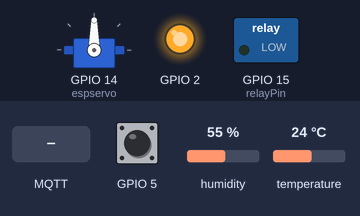
Bench run of a sketch on a simulated ESP8266 (NodeMCU). Parts: servo, switched loads named in the sketch (green lamp = pin HIGH), output pins drawn as LEDs (lit = HIGH). The inputs (shaded band) are chosen by the test bench; at power-on: GPIO 5 HIGH, humidity 55 %, temperature 24 °C. WiFi joins after 1.5 s; servers stay silent unless stated; no MQTT or app messages arrive unless stated; what the sketch prints to the serial monitor is not drawn.

Above: at 2.7 s.
2.8 s: MQTT message "ON" arrives on the first subscribed topic
At 4.0 s:
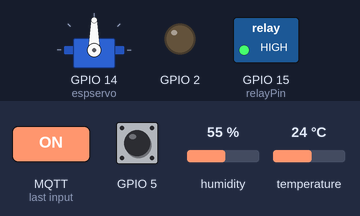
4.3 s: MQTT message "1" arrives on the first subscribed topic
At 5.2 s:
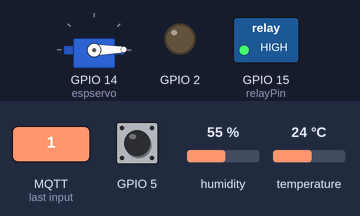
5.8 s: MQTT message "OFF" arrives on the first subscribed topic
At 6.4 s:
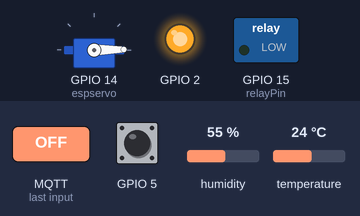
7.3 s: MQTT message "254" arrives on the first subscribed topic
At 8.5 s:
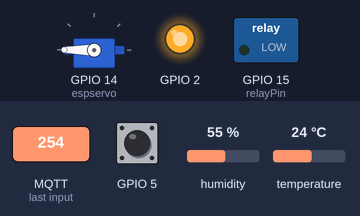
8.8 s: MQTT message "ON" arrives on the first subscribed topic
At 9.8 s:
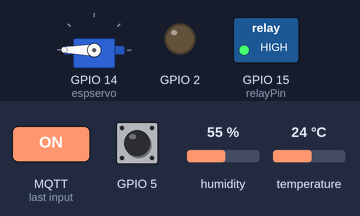
Timing chart, 0 to 11.3 s (numbered marks = the images above; inputs shaded):
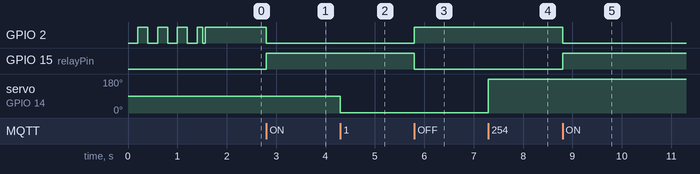

Measured:
- after the input at 2.8 s, GPIO 2: HIGH → LOW at once; GPIO 15 (relayPin): LOW → HIGH at once
- after the input at 4.3 s, servo on GPIO 14 (espservo): 90° → 1° at once
- after the input at 5.8 s, GPIO 2: LOW → HIGH at once; GPIO 15 (relayPin): HIGH → LOW at once
- after the input at 7.3 s, servo on GPIO 14 (espservo): 1° → 180° at once
- after the input at 8.8 s, GPIO 2: HIGH → LOW at once; GPIO 15 (relayPin): LOW → HIGH at once

The sketch:

_001.ino
```cpp
#include <Arduino.h>
#include "DHT.h"
#include <ESP8266WiFi.h>
#include <PubSubClient.h>
#include <Servo.h>
#include "CMMC_Blink.hpp"
CMMC_Blink blinker;
#define relayPin 15
#define DHTPIN 12
#define inTopic "CMMC/tong"
#define outTopic "CMMC/tong/out"
#define DHTTYPE DHT11

// Update these with values suitable for your network.
const char* ssid = "ESPERT-3020";
const char* password = "espertap";
const char* mqtt_server = "mqtt.cmmc.io";

WiFiClient espClient;
PubSubClient client(espClient);
long lastMsg = 0;
char msg[50];
int value = 0;
DHT dht(DHTPIN, DHTTYPE);
Servo espservo;
void setup() {
  pinMode(BUILTIN_LED, OUTPUT);     // Initialize the BUILTIN_LED pin as an output
  pinMode(relayPin, OUTPUT);
  Serial.begin(115200);
  pinMode(12, INPUT_PULLUP);
  pinMode(5, INPUT_PULLUP);
  espservo.attach(14);
  dht.begin();
  blinker.init();
  blinker.blink(200, LED_BUILTIN);
  setup_wifi();
  client.setServer(mqtt_server, 1883);
  client.setCallback(callback);
}

void setup_wifi() {

  delay(10);
  // We start by connecting to a WiFi network
  Serial.println();
  Serial.print("Connecting to ");
  Serial.println(ssid);

  WiFi.begin(ssid, password);

  while (WiFi.status() != WL_CONNECTED) {
    delay(500);
    Serial.print(".");
  }

  blinker.blink(50, LED_BUILTIN);
  Serial.println("");
  Serial.println("WiFi connected");
  Serial.println("IP address: ");
  Serial.println(WiFi.localIP());
}

void callback(char* topic, byte* payload, unsigned int length) {
  Serial.print("Message arrived [");
  Serial.print(topic);
  Serial.print("] ");
//  for (int i = 0; i < length; i++) {
//    Serial.print((char)payload[i]);
//  }
//  Serial.println();
    payload[length] = '\0';
  String stringOne =  String((char*)payload);
  Serial.println(stringOne);
  if(stringOne.toInt() != 0){
    espservo.write(stringOne.toInt());
  }else{
      if (stringOne  == "ON") {
    digitalWrite(BUILTIN_LED, LOW);   // Turn the LED on (Note that LOW is the voltage level
    digitalWrite(relayPin, HIGH);
    // but actually the LED is on; this is because
    // it is acive low on the ESP-01)
  } else if(stringOne  == "OFF") {
    digitalWrite(BUILTIN_LED, HIGH);  // Turn the LED off by making the voltage HIGH
    digitalWrite(relayPin, LOW);
  }
  }
  // Switch on the LED if an 1 was received as first character
//  if ((char)payload[0] == 'L'){
//  if ((char)payload[1] == '1') {
//    digitalWrite(BUILTIN_LED, LOW);   // Turn the LED on (Note that LOW is the voltage level
//    digitalWrite(relayPin, HIGH);
//    // but actually the LED is on; this is because
//    // it is acive low on the ESP-01)
//  } else {
//    digitalWrite(BUILTIN_LED, HIGH);  // Turn the LED off by making the voltage HIGH
//    digitalWrite(relayPin, LOW);
//  }
//  }
//  if ((char)payload[0] == 'S'){
//
//  }
}

void reconnect() {
  // Loop until we're reconnected
  while (!client.connected()) {
    Serial.print("Attempting MQTT connection...");
    // Attempt to connect
    String clientId = String(ESP.getChipId());
    if (client.connect(clientId.c_str())) {
      Serial.println("connected");
      blinker.detach(HIGH);
      // Once connected, publish an announcement...
      client.publish("outTopic", "hello world");
      // ... and resubscribe
      client.subscribe(inTopic);
    } else {
      Serial.print("failed, rc=");
      Serial.print(client.state());
      Serial.println(" try again in 5 seconds");
      // Wait 5 seconds before retrying
      delay(5000);
    }
  }
}
boolean st_b = 1;
void loop() {

  if (!client.connected()) {
    blinker.blink(50, LED_BUILTIN);
    reconnect();
  }
  client.loop();

  long now = millis();
  if (now - lastMsg > 5000) {
    lastMsg = now;
    ++value;
    float h = dht.readHumidity();
  // Read temperature as Celsius (the default)
    float t = dht.readTemperature();
     if (isnan(h) || isnan(t)) {
    Serial.println("Failed to read from DHT sensor!");
    return;
  }else{
    Serial.print(h);
    Serial.print(" ");
    Serial.print(t);
    Serial.print(" ");
    Serial.println();
    client.publish(outTopic"/temp", String(t,2).c_str());
    client.publish(outTopic"/humid", String(h,2).c_str());
  }
  }

  if(digitalRead(5)==0&&st_b==1){
    client.publish(outTopic"/bo","ปุ่มกำลังถูกกด");
  }
  st_b = digitalRead(5);
}
```

CMMC_Blink.hpp
```cpp
#ifndef CMMCBlink_h
#define CMMCBlink_h
#include <Arduino.h>
#include <Ticker.h>

class CMMC_Blink
{
  public:

    typedef enum {
      BLINK_TYPE_TICKER = 1,
      BLINK_TYPE_INTERVAL,
    } blink_t;

    static const blink_t TYPE_TICKER = BLINK_TYPE_TICKER;
    static const blink_t TYPE_INTERVAL = BLINK_TYPE_INTERVAL;
//
//    CMMC_Blink() {
//      this->init();
//    }

    CMMC_Blink init(blink_t type = BLINK_TYPE_TICKER) {
      if (type == BLINK_TYPE_TICKER) {
        this->_ticker = new Ticker;
      }
      _initialized = true;
      return *this;
    }

    void setPin(uint8_t pin) {
      pinMode(_ledPin, OUTPUT);
      digitalWrite(_ledPin, LOW);
      _ledPin = pin;
    }

    CMMC_Blink(blink_t type = BLINK_TYPE_TICKER) {
      _type = type;
    };

    CMMC_Blink(Ticker *ticker) {
      _initialized = true;
      this->_ticker = ticker;
    };

    void blink(int ms, uint8_t pin) {
      this->setPin(pin);
      this->blink(ms);
    }

    void detach(int state = LOW) {
      this->_ticker->detach();
      digitalWrite(this->_ledPin, state);
    }

    void blink(int ms) {
      if (!_initialized) return;
      if (_ledPin == 254) return;
      static int _pin = this->_ledPin;
      this->_ticker->detach();
      auto lambda = []() {
        int state = digitalRead(_pin);  // get the current state of GPIOpin pin
        digitalWrite(_pin, !state);     // set pin to the opposite state
      };
      this->_ticker->attach_ms(ms, lambda);
    }

  private:
    unsigned int _ledPin = 254;
    Ticker *_ticker;
    blink_t  _type;
    bool _initialized = false;

};


#endif
```
